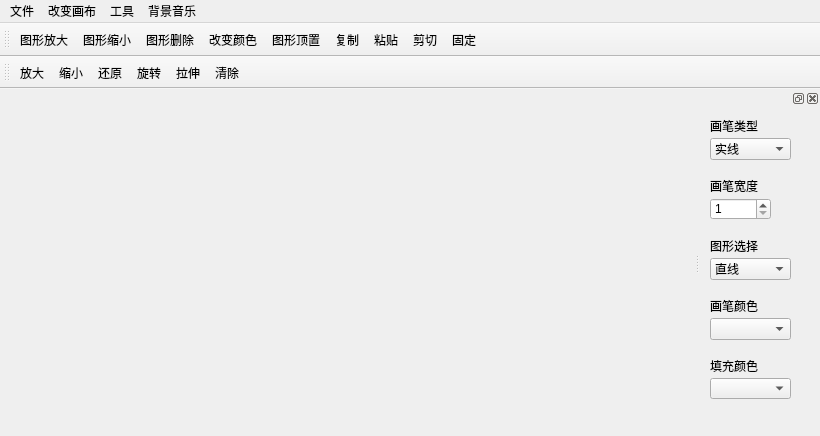
<?xml version="1.0" encoding="UTF-8"?>
<ui version="4.0">
 <class>MainWindow</class>
 <widget class="QMainWindow" name="MainWindow">
  <property name="geometry">
   <rect>
    <x>0</x>
    <y>0</y>
    <width>820</width>
    <height>436</height>
   </rect>
  </property>
  <property name="windowTitle">
   <string>MainWindow</string>
  </property>
  <widget class="QWidget" name="centralWidget"/>
  <widget class="QMenuBar" name="menuBar">
   <property name="geometry">
    <rect>
     <x>0</x>
     <y>0</y>
     <width>820</width>
     <height>26</height>
    </rect>
   </property>
   <widget class="QMenu" name="menu">
    <property name="title">
     <string>文件</string>
    </property>
    <addaction name="actionSave"/>
    <addaction name="actionSave_another"/>
    <addaction name="actionOpen"/>
    <addaction name="actionNew"/>
    <addaction name="actionPrint"/>
   </widget>
   <widget class="QMenu" name="changeimage">
    <property name="title">
     <string>改变画布</string>
    </property>
    <addaction name="action"/>
   </widget>
   <widget class="QMenu" name="toolOfPlain">
    <property name="title">
     <string>工具</string>
    </property>
    <addaction name="tool"/>
   </widget>
   <widget class="QMenu" name="menu_2">
    <property name="title">
     <string>背景音乐</string>
    </property>
    <addaction name="actionMusic1"/>
    <addaction name="actionMusic2"/>
    <addaction name="actionMusic3"/>
    <addaction name="separator"/>
    <addaction name="actionStop"/>
   </widget>
   <addaction name="menu"/>
   <addaction name="changeimage"/>
   <addaction name="toolOfPlain"/>
   <addaction name="menu_2"/>
  </widget>
  <widget class="QToolBar" name="mainToolBar">
   <attribute name="toolBarArea">
    <enum>TopToolBarArea</enum>
   </attribute>
   <attribute name="toolBarBreak">
    <bool>false</bool>
   </attribute>
   <addaction name="action_fangda"/>
   <addaction name="action_suoxiao"/>
   <addaction name="action_clean"/>
   <addaction name="action_changecolor"/>
   <addaction name="action_dingzhi"/>
   <addaction name="action_copy"/>
   <addaction name="action_zhantie"/>
   <addaction name="action_jianqie"/>
   <addaction name="action_guding"/>
  </widget>
  <widget class="QDockWidget" name="dockWidget">
   <property name="minimumSize">
    <size>
     <width>120</width>
     <height>41</height>
    </size>
   </property>
   <attribute name="dockWidgetArea">
    <number>2</number>
   </attribute>
   <widget class="QWidget" name="dockWidgetContents_2">
    <widget class="QComboBox" name="brushColorComboBox">
     <property name="geometry">
      <rect>
       <x>10</x>
       <y>270</y>
       <width>81</width>
       <height>21</height>
      </rect>
     </property>
    </widget>
    <widget class="QLabel" name="label">
     <property name="geometry">
      <rect>
       <x>10</x>
       <y>250</y>
       <width>72</width>
       <height>15</height>
      </rect>
     </property>
     <property name="text">
      <string>填充颜色</string>
     </property>
    </widget>
    <widget class="QComboBox" name="penColorComboBox">
     <property name="geometry">
      <rect>
       <x>10</x>
       <y>210</y>
       <width>81</width>
       <height>22</height>
      </rect>
     </property>
    </widget>
    <widget class="QLabel" name="label_2">
     <property name="geometry">
      <rect>
       <x>10</x>
       <y>190</y>
       <width>72</width>
       <height>15</height>
      </rect>
     </property>
     <property name="text">
      <string>画笔颜色</string>
     </property>
    </widget>
    <widget class="QLabel" name="label_3">
     <property name="geometry">
      <rect>
       <x>10</x>
       <y>10</y>
       <width>72</width>
       <height>15</height>
      </rect>
     </property>
     <property name="text">
      <string>画笔类型</string>
     </property>
    </widget>
    <widget class="QComboBox" name="penColorComboBox_2">
     <property name="geometry">
      <rect>
       <x>10</x>
       <y>30</y>
       <width>81</width>
       <height>22</height>
      </rect>
     </property>
     <item>
      <property name="text">
       <string>实线</string>
      </property>
     </item>
     <item>
      <property name="text">
       <string>点线</string>
      </property>
     </item>
     <item>
      <property name="text">
       <string>虚线</string>
      </property>
     </item>
     <item>
      <property name="text">
       <string>点虚线</string>
      </property>
     </item>
    </widget>
    <widget class="QLabel" name="label_4">
     <property name="geometry">
      <rect>
       <x>10</x>
       <y>70</y>
       <width>72</width>
       <height>15</height>
      </rect>
     </property>
     <property name="text">
      <string>画笔宽度</string>
     </property>
    </widget>
    <widget class="QSpinBox" name="spinBox">
     <property name="geometry">
      <rect>
       <x>10</x>
       <y>90</y>
       <width>61</width>
       <height>22</height>
      </rect>
     </property>
     <property name="minimum">
      <number>1</number>
     </property>
    </widget>
    <widget class="QLabel" name="label_5">
     <property name="geometry">
      <rect>
       <x>10</x>
       <y>130</y>
       <width>72</width>
       <height>15</height>
      </rect>
     </property>
     <property name="text">
      <string>图形选择</string>
     </property>
    </widget>
    <widget class="QComboBox" name="penColorComboBox_3">
     <property name="geometry">
      <rect>
       <x>10</x>
       <y>150</y>
       <width>81</width>
       <height>22</height>
      </rect>
     </property>
     <item>
      <property name="text">
       <string>直线</string>
      </property>
     </item>
     <item>
      <property name="text">
       <string>涂鸦</string>
      </property>
     </item>
     <item>
      <property name="text">
       <string>圆环</string>
      </property>
     </item>
     <item>
      <property name="text">
       <string>曲线</string>
      </property>
     </item>
     <item>
      <property name="text">
       <string>圆</string>
      </property>
     </item>
     <item>
      <property name="text">
       <string>三角形</string>
      </property>
     </item>
     <item>
      <property name="text">
       <string>矩形</string>
      </property>
     </item>
     <item>
      <property name="text">
       <string>菱形</string>
      </property>
     </item>
     <item>
      <property name="text">
       <string>四角星</string>
      </property>
     </item>
     <item>
      <property name="text">
       <string>梯形</string>
      </property>
     </item>
     <item>
      <property name="text">
       <string>尖头</string>
      </property>
     </item>
     <item>
      <property name="text">
       <string>箭头</string>
      </property>
     </item>
     <item>
      <property name="text">
       <string>五边形</string>
      </property>
     </item>
     <item>
      <property name="text">
       <string>五角星</string>
      </property>
     </item>
     <item>
      <property name="text">
       <string>六边形</string>
      </property>
     </item>
    </widget>
   </widget>
  </widget>
  <widget class="QToolBar" name="toolBar">
   <property name="windowTitle">
    <string>toolBar</string>
   </property>
   <attribute name="toolBarArea">
    <enum>TopToolBarArea</enum>
   </attribute>
   <attribute name="toolBarBreak">
    <bool>true</bool>
   </attribute>
   <addaction name="action_in"/>
   <addaction name="action_out"/>
   <addaction name="action_no"/>
   <addaction name="action_rotate"/>
   <addaction name="action_stretch"/>
   <addaction name="action_clear"/>
  </widget>
  <action name="action">
   <property name="text">
    <string>画布大小</string>
   </property>
  </action>
  <action name="actionSave">
   <property name="text">
    <string>save</string>
   </property>
  </action>
  <action name="actionSave_another">
   <property name="text">
    <string>save as</string>
   </property>
  </action>
  <action name="tool">
   <property name="text">
    <string>绘图工具</string>
   </property>
  </action>
  <action name="actionOpen">
   <property name="text">
    <string>open</string>
   </property>
  </action>
  <action name="actionNew">
   <property name="text">
    <string>new</string>
   </property>
  </action>
  <action name="actionPrint">
   <property name="text">
    <string>print</string>
   </property>
  </action>
  <action name="action_2">
   <property name="text">
    <string>画板工具</string>
   </property>
  </action>
  <action name="action_in">
   <property name="checkable">
    <bool>true</bool>
   </property>
   <property name="text">
    <string>放大</string>
   </property>
  </action>
  <action name="action_out">
   <property name="checkable">
    <bool>true</bool>
   </property>
   <property name="text">
    <string>缩小</string>
   </property>
  </action>
  <action name="action_no">
   <property name="text">
    <string>还原</string>
   </property>
  </action>
  <action name="action_rotate">
   <property name="checkable">
    <bool>true</bool>
   </property>
   <property name="text">
    <string>旋转</string>
   </property>
  </action>
  <action name="action_stretch">
   <property name="checkable">
    <bool>true</bool>
   </property>
   <property name="text">
    <string>拉伸</string>
   </property>
  </action>
  <action name="action_clear">
   <property name="checkable">
    <bool>true</bool>
   </property>
   <property name="text">
    <string>清除</string>
   </property>
  </action>
  <action name="action_fangda">
   <property name="text">
    <string>图形放大</string>
   </property>
   <property name="toolTip">
    <string>图形放大</string>
   </property>
  </action>
  <action name="action_suoxiao">
   <property name="text">
    <string>图形缩小</string>
   </property>
   <property name="toolTip">
    <string>图形缩小</string>
   </property>
  </action>
  <action name="action_clean">
   <property name="text">
    <string>图形删除</string>
   </property>
   <property name="toolTip">
    <string>图形删除</string>
   </property>
  </action>
  <action name="action_changecolor">
   <property name="text">
    <string>改变颜色</string>
   </property>
   <property name="toolTip">
    <string>改变颜色</string>
   </property>
  </action>
  <action name="action_dingzhi">
   <property name="text">
    <string>图形顶置</string>
   </property>
   <property name="toolTip">
    <string>图形顶置</string>
   </property>
  </action>
  <action name="action_copy">
   <property name="text">
    <string>复制</string>
   </property>
   <property name="toolTip">
    <string>复制</string>
   </property>
  </action>
  <action name="action_zhantie">
   <property name="text">
    <string>粘贴</string>
   </property>
   <property name="toolTip">
    <string>粘贴</string>
   </property>
  </action>
  <action name="action_jianqie">
   <property name="text">
    <string>剪切</string>
   </property>
   <property name="toolTip">
    <string>剪切</string>
   </property>
  </action>
  <action name="action_guding">
   <property name="text">
    <string>固定</string>
   </property>
   <property name="toolTip">
    <string>固定</string>
   </property>
  </action>
  <action name="actionMusic1">
   <property name="text">
    <string>music1</string>
   </property>
  </action>
  <action name="actionMusic2">
   <property name="text">
    <string>music2</string>
   </property>
  </action>
  <action name="actionMusic3">
   <property name="text">
    <string>music3</string>
   </property>
  </action>
  <action name="actionStop">
   <property name="text">
    <string>stop</string>
   </property>
  </action>
 </widget>
 <layoutdefault spacing="6" margin="11"/>
 <resources/>
 <connections/>
</ui>
